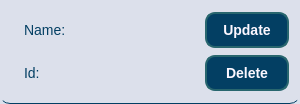
<?xml version="1.0" encoding="UTF-8"?>
<ui version="4.0">
 <class>bank_widget</class>
 <widget class="QWidget" name="bank_widget">
  <property name="geometry">
   <rect>
    <x>0</x>
    <y>0</y>
    <width>300</width>
    <height>104</height>
   </rect>
  </property>
  <property name="windowTitle">
   <string>bank_widget</string>
  </property>
  <property name="autoFillBackground">
   <bool>false</bool>
  </property>
  <property name="styleSheet">
   <string notr="true">QWidget {
    background-color: rgb(220, 224, 235); /* Фон виджета */
  	border-bottom: 1px solid rgb(3, 63, 99); /* Более заметная граница */
    padding: 10px; /* Отступы внутри виджета */
    border-radius: 10px; /* Закругленные углы */
}
QLabel {
    color: rgb(3, 63, 99); /* Темный синий цвет текста */
    font-size: 14px; /* Размер шрифта */
	border-bottom: 0
}
QPushButton {
    background-color: rgb(3, 63, 99); /* Тёмно-синий основной цвет */
    color: rgb(252, 247, 255); /* Белый цвет текста */
    border: 2px solid rgb(40, 102, 110); /* Бирюзовая обводка */
    border-radius: 10px; /* Закруглённые края */
    padding: 8px 16px; /* Отступы для приятного вида */
    font-size: 14px; /* Размер шрифта */
    font-weight: bold; /* Жирный текст */
}
QPushButton:hover {
    background-color: rgb(40, 102, 110); /* Цвет кнопки при наведении */
    color: rgb(218, 223, 247); /* Голубой текст при наведении */
}
QPushButton:pressed {
    background-color: rgb(124, 152, 133); /* Цвет при нажатии */
}
</string>
  </property>
  <layout class="QHBoxLayout" name="horizontalLayout">
   <item>
    <layout class="QGridLayout" name="gridLayout_2">
     <item row="0" column="0">
      <widget class="QLabel" name="labelName">
       <property name="sizePolicy">
        <sizepolicy hsizetype="MinimumExpanding" vsizetype="Preferred">
         <horstretch>0</horstretch>
         <verstretch>0</verstretch>
        </sizepolicy>
       </property>
       <property name="styleSheet">
        <string notr="true"/>
       </property>
       <property name="text">
        <string>Name: </string>
       </property>
      </widget>
     </item>
     <item row="0" column="1">
      <widget class="QPushButton" name="update_button">
       <property name="styleSheet">
        <string notr="true"/>
       </property>
       <property name="text">
        <string>Update</string>
       </property>
      </widget>
     </item>
     <item row="1" column="0">
      <widget class="QLabel" name="labelId">
       <property name="sizePolicy">
        <sizepolicy hsizetype="MinimumExpanding" vsizetype="Preferred">
         <horstretch>0</horstretch>
         <verstretch>0</verstretch>
        </sizepolicy>
       </property>
       <property name="styleSheet">
        <string notr="true"/>
       </property>
       <property name="text">
        <string>Id:</string>
       </property>
      </widget>
     </item>
     <item row="1" column="1">
      <widget class="QPushButton" name="delete_button">
       <property name="styleSheet">
        <string notr="true"/>
       </property>
       <property name="text">
        <string>Delete</string>
       </property>
      </widget>
     </item>
    </layout>
   </item>
  </layout>
 </widget>
 <resources/>
 <connections/>
</ui>
